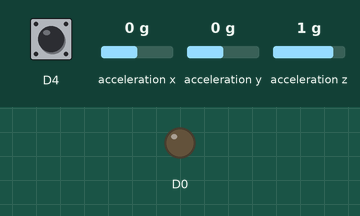
Simulated run of this sketch. Board: ESP8266 (NodeMCU). Shown: output pins drawn as LEDs (lit = HIGH). Inputs (shaded band) come from the test bench; at power-on: D4 HIGH, acceleration x 0 g, acceleration y 0 g, acceleration z 1 g. WiFi joins after 1.5 s; servers stay silent unless stated; uploads are accepted with an empty reply; what the sketch prints to the serial monitor is not drawn.

Above: at 2.7 s.
2.8 s: D4 pulled LOW for 3.2 s
At 5.7 s:
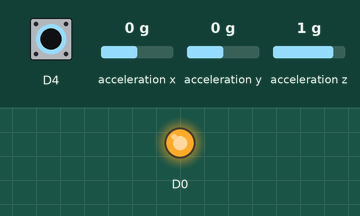
7.5 s: D4 pulled LOW for 0.15 s
At 8.5 s:
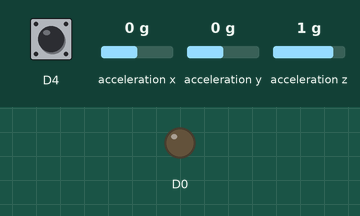
9.4 s: D4 pulled LOW for 1 s
At 10.6 s:
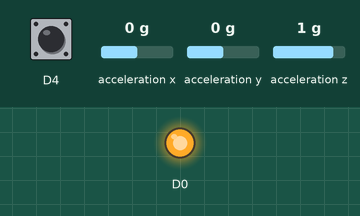
Timing chart, 0 to 12.4 s (numbered marks = the images above; inputs shaded):
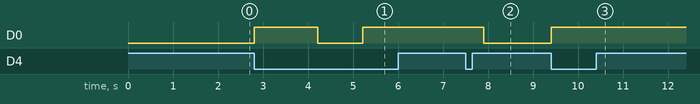

Measured:
- after the input at 2.8 s, D0: LOW → HIGH at once, → LOW 1.4 s later, → HIGH 1.0 s later
- after the input at 7.5 s, D0: HIGH → LOW after 0.41 s
- after the input at 9.4 s, D0: LOW → HIGH at once

The sketch:

PostHttpClientAccel.ino
```cpp
/**
   PostHTTPClient.ino

    Created on: 21.11.2016

*/

#include <ESP8266WiFi.h>
#include <ESP8266HTTPClient.h>
#include <Adafruit_LIS3DH.h>

/* this can be run with an emulated server on host:
        cd esp8266-core-root-dir
        cd tests/host
        make ../../libraries/ESP8266WebServer/examples/PostServer/PostServer
        bin/PostServer/PostServer
   then put your PC's IP address in SERVER_IP below, port 9080 (instead of default 80):
*/
//#define SERVER_IP "10.0.1.7:9080" // PC address with emulation on host
#define SERVER_IP "10.0.0.12:8000"

#ifndef STASSID
#define STASSID "Skatealextori"
#define STAPSK  "Alextori12"
#endif
Adafruit_LIS3DH lis = Adafruit_LIS3DH();
bool collectData = false;
unsigned long startTime = 0;
String data = "";
void sendToCloud(String dataToSend) {
  if ((WiFi.status() == WL_CONNECTED)) {

    WiFiClient client;
    HTTPClient http;

    Serial.print("[HTTP] begin...\n");
    // configure traged server and url
    http.begin(client, "http://" SERVER_IP "/postplain/"); //HTTP
    http.addHeader("Content-Type", "application/json");

    Serial.print("[HTTP] POST...\n");
    // start connection and send HTTP header and body
    int httpCode = http.POST(dataToSend);

    // httpCode will be negative on error
    if (httpCode > 0) {
      // HTTP header has been send and Server response header has been handled
      Serial.printf("[HTTP] POST... code: %d\n", httpCode);

      // file found at server
      if (httpCode == HTTP_CODE_OK) {
        const String& payload = http.getString();
        Serial.println("received payload:\n<<");
        Serial.println(payload);
        Serial.println(">>");
      }
    } else {
      Serial.printf("[HTTP] POST... failed, error: %s\n", http.errorToString(httpCode).c_str());
    }

    http.end();

  }
}


void setup() {
  pinMode(D0, OUTPUT);
  digitalWrite(D0, LOW);
  pinMode(D4, INPUT_PULLUP);
  Serial.begin(115200);
  Serial.println();
  Serial.println();
  Serial.println();

  WiFi.begin(STASSID, STAPSK);

  while (WiFi.status() != WL_CONNECTED) {
    delay(500);
    Serial.print(".");
  }
  Serial.println("");
  Serial.print("Connected! IP address: ");
  Serial.println(WiFi.localIP());
  if (!lis.begin()) {
    Serial.println("Couldnt start accel");
    while (1);
  }
  lis.setRange(LIS3DH_RANGE_2_G);
}

void loop() {
  if (digitalRead(D4) == LOW) {
    if (collectData) {
      sendToCloud(data);
      sendToCloud("done");
      data = "";
    } else {
      startTime = millis();
    }

    collectData = !collectData;
    digitalWrite(D0, collectData);
    delay(1000);
  }


  if (collectData) {
    sensors_event_t event;
    lis.getEvent(&event);
    data += event.acceleration.x;
    data += " ";
    data += event.acceleration.y;
    data += " ";
    data += event.acceleration.z;
    data += " ";
    data += (millis() - startTime) / 1000.0;
    data += "/";
    // wait for WiFi connection
    Serial.println(data.length());
    if (data.length() > 1000) {
      sendToCloud(data);
      data = "";
    }
    delay(16);
  }


  Serial.println(collectData);

}
```
